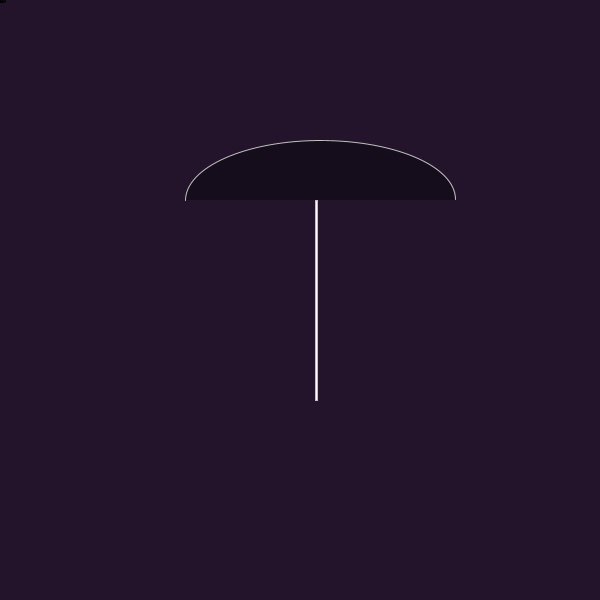
Frame 1 (no input)
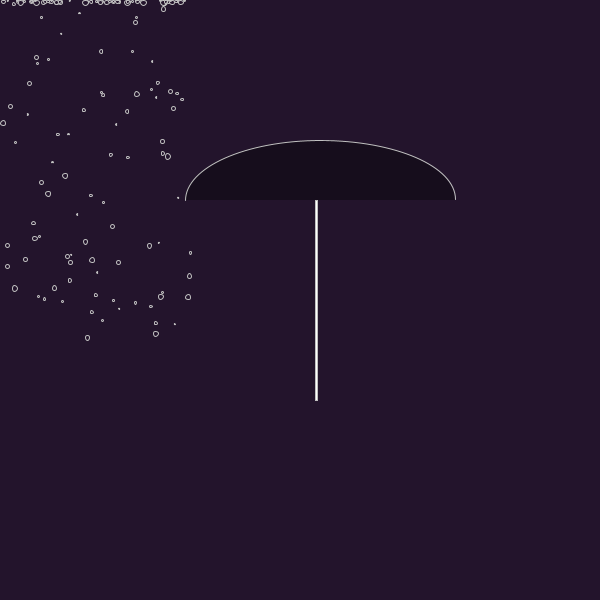
Frame 60 (the mouse pressed at the canvas centre just before this capture)
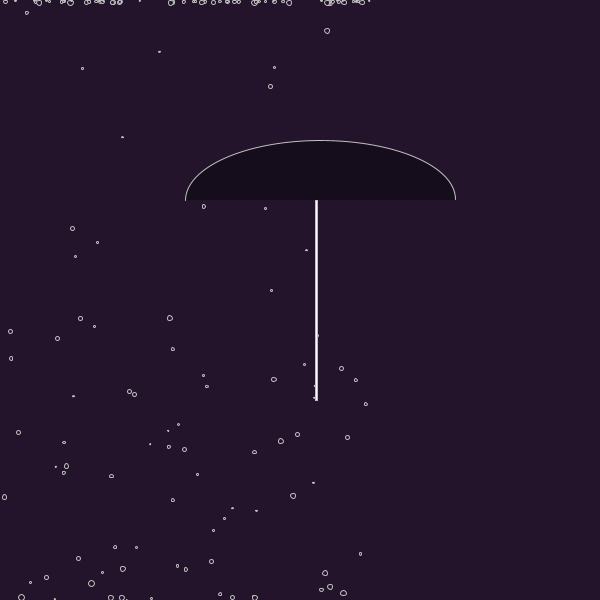
Frame 120 (the mouse held since frame 60 and released just before this capture)

The Processing sketch that drew these frames (run headless with seeded random() and noise(); from frame 60 on, the mouse is pressed at the canvas centre):

// Processing sketch: processing_12653
// ── processing_12653.pde

/*
Simple Physics Simulation
 Alexius Castilleja
 Sept. 21 2010
 */

int rainCount = 150;
float[] x = new float[rainCount];
float[] y = new float[rainCount];
float[] floX = new float[rainCount];
float[] floY = new float[rainCount];
float[] gravity = new float[rainCount];
float[] damping = new float[rainCount];
float[] slip = new float[rainCount];
float[] radius = new float[rainCount];

void setup() {
  size (600, 600);
  background( 35, 20, 45);
  
    for (int i=0; i<rainCount; i++) { 
    floX[i] = random(-3.2, 3.2);
    gravity[i] = random(-.2, .2);
    damping[i] = random(.9);
    slip[i] = random(.9);
    radius[i] = random(0.5, 2.75);
    }
}
void draw() {
  frameRate(15);
  fill( 35, 20, 44);
  rect(-1, -1, width+1, height+1);
  move();
  collide();
   
}

    
void move() {
  for (int i=0; i<rainCount; i++) {
    x[i] += floX[i];
    floY[i] += gravity[i];
    y[i] += floY[i];

    pushMatrix();
    translate(x[i], y[i]);
    ellipse(0, 0, radius[i]*2, radius[i]*2);
    popMatrix();
  }
}

void collide() {
  for (int i=0; i<rainCount; i++) {
    if (x[i] > width-radius[i]) {
      x[i] = width-radius[i];
      floX[i] *= -1;
    } 
    else if (x[i] < radius[i]) {
      x[i] = radius[i];
      floX[i] *= -1;
    }

    if (y[i] > height-radius[i]) {
      y[i] = height-radius[i];
      floY[i] *= -1;
      floY[i] *= damping[i];
      floX[i] *= slip[i];
    } 
    else if (y[i] < radius[i]) {
      y[i] = radius[i];
      floY[i] *= -1;
    }
  }
  smooth();
  fill(0, 95);
  stroke(193, 193, 193);
  translate (20, 20);
  arc( 300, 180, 270, 120, TWO_PI/2, TWO_PI);
  fill(255); 
  rect(295, 180, 2, 200);
  
  
}
    
